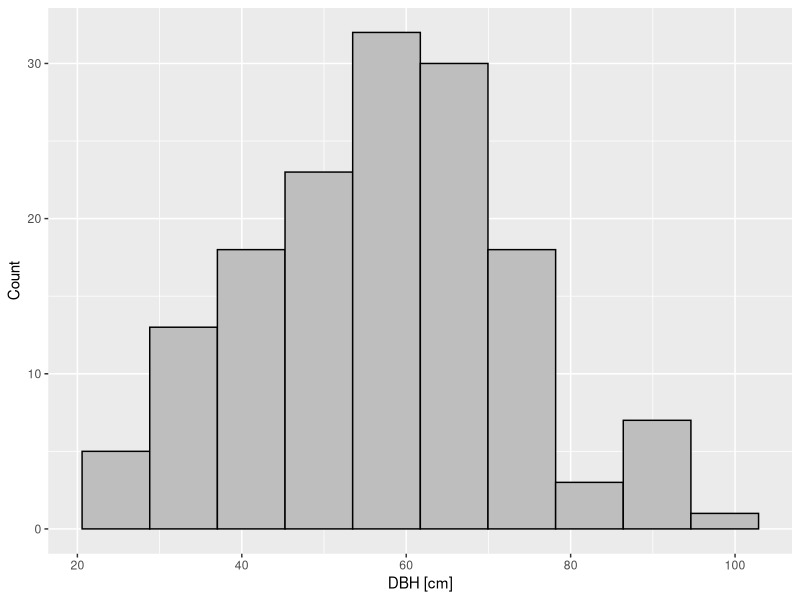
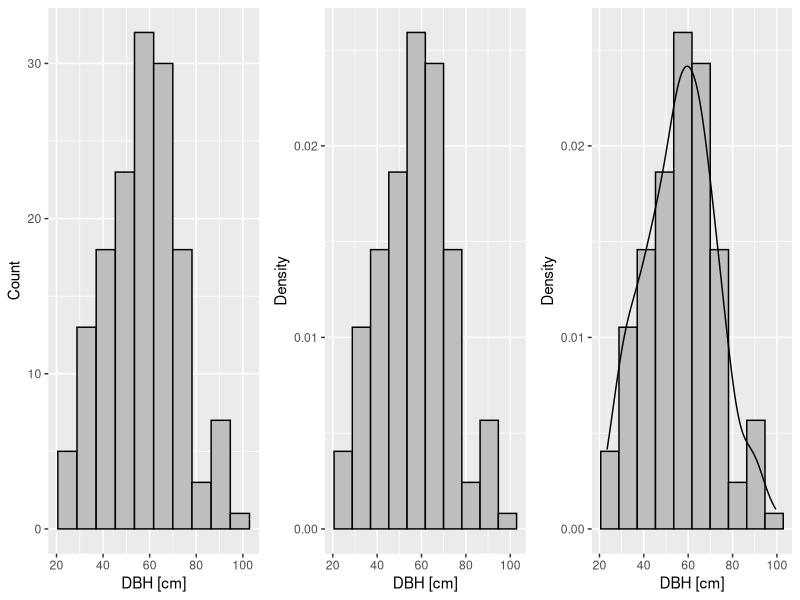
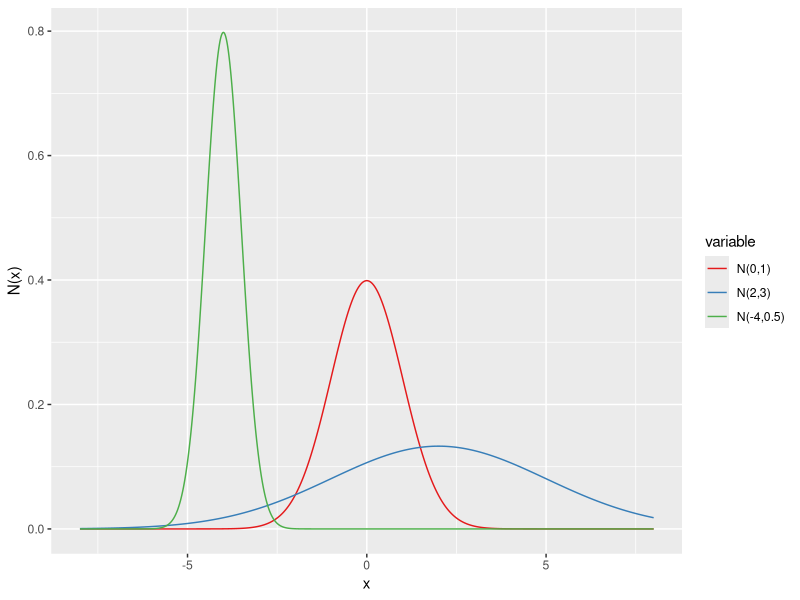
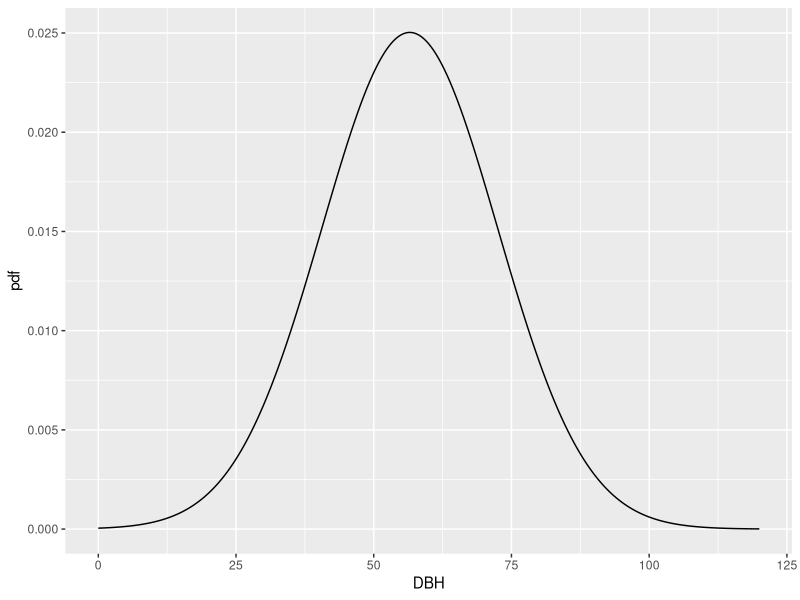
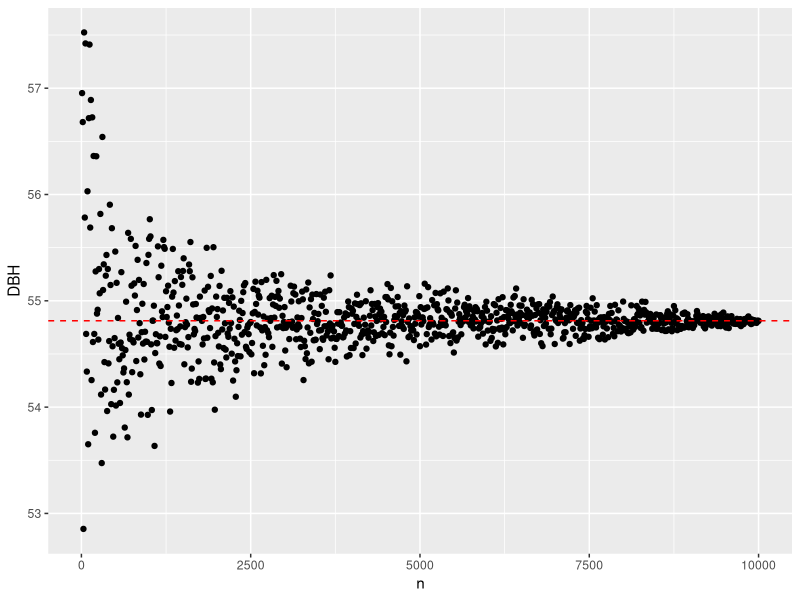
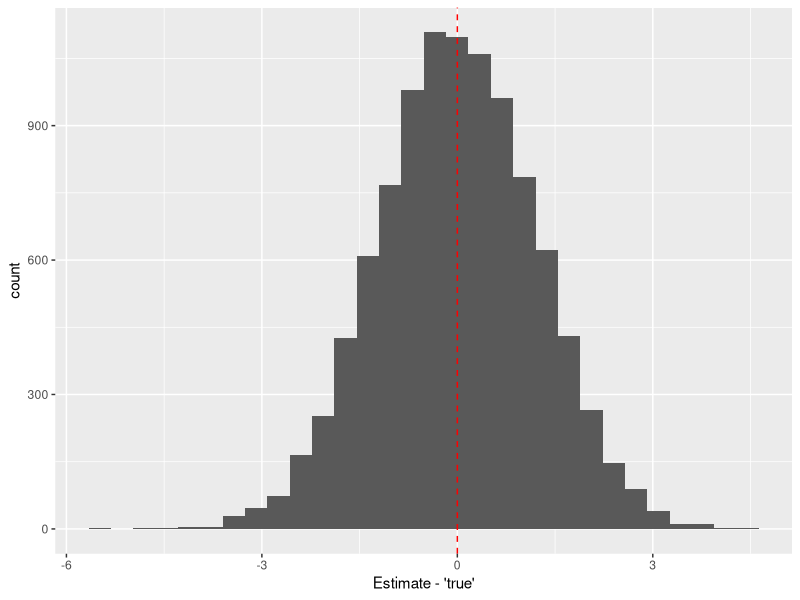

R code for these plots, in order: (Note: this script raises an error after producing the figures.)
## ---- chunk 1
library(ggplot2)
library(reshape2)
library(gridExtra)
#knitr::opts_chunk$set(dev = 'pdf')
## ---- chunk 2
set.seed(667) # One step ahead of the devil!
dbh <- data.frame(Sample = 1:150, DBH = rnorm(150, 55, 15), Forest = rep("Forest A", 150))

ggplot(dbh, aes(x = DBH)) + 
  geom_histogram(binwidth = 1 + log2(150), fill = "grey", col = "black") + 
  ylab("Count") + 
  xlab("DBH [cm]")
## ---- chunk 3

grid.arrange(
  ggplot(dbh, aes(x = DBH)) + 
  geom_histogram(binwidth = 1 + log2(150), fill = "grey", col = "black") + 
  ylab("Count") + 
  xlab("DBH [cm]"),
  
  ggplot(dbh, aes(x = DBH, y = ..density..)) + 
  geom_histogram(binwidth = 1 + log2(150), fill = "grey", col = "black") + 
  ylab("Density") + 
  xlab("DBH [cm]"),
  
  ggplot(dbh, aes(x = DBH, y = ..density..)) + 
  geom_histogram(binwidth = 1 + log2(150), fill = "grey", col = "black") + 
    geom_density() +
  ylab("Density") + 
  xlab("DBH [cm]"),
  
  ncol=3
)
## ---- chunk 4

x <- seq(-8,8,length.out=10000)

set.seed(667)

d1 <- data.frame(x=x,
                v1=dnorm(x,mean=0,sd=1),
                v2=dnorm(x,mean=2,sd=3),
                v3=dnorm(x,mean=-4,sd=0.5))
d1 <- melt(d1, id.vars="x")
d1$variable <- factor(as.character(d1$variable),labels=c("N(0,1)","N(2,3)","N(-4,0.5)"))

ggplot(d1, aes(x=x, y=value, col=variable)) +
    geom_line() +
    scale_color_brewer(palette="Set1") +
    ylab("N(x)")
## ---- chunk 5

dat <- data.frame(DBH = seq(0, 120, length.out = 1000), 
                  pdf = dnorm(seq(0, 120, length.out = 1000), mean(dbh$DBH), sd = sd(dbh$DBH)), 
                  cdf = pnorm(seq(0, 120, length.out = 1000), mean(dbh$DBH), sd = sd(dbh$DBH)))

ggplot(dat, aes(x = DBH, y = pdf)) +
  geom_line()

## ---- chunk 6

pop <- rnorm(10000, 55, 15)

x <- c()

for (i in seq(10, 10000, 10)) {
  x <- c(x, mean(sample(pop, i)))
}

ggplot(data = data.frame(n = seq(10, 10000, 10),
                         DBH = x), 
       aes(x = n, y = DBH)) +
  geom_point() +
  geom_hline(yintercept = mean(pop), col = "red", linetype = "dashed")

## ---- chunk 7

pop <- rnorm(10000, 55, 15)

x <- c()

for (i in 1:10000) {
  x <- c(x, mean(sample(pop, 150)))
}

ggplot(data = data.frame(x = x - mean(pop)), 
       aes(x = x)) +
  geom_histogram() +
  geom_vline(xintercept = 0, col = "red", linetype = "dashed") +
  xlab("Estimate - 'true'")

## ---- chunk 8
set.seed(667) # One step ahead of the devil!
dbh_repeat <- replicate(1000000, rnorm(150, 55, 15))
dbh_repeat_mean <- apply(dbh_repeat, 2, mean)
ggplot(data.frame(x = dbh_repeat_mean), aes(x = x)) + geom_histogram()
## ---- chunk 9
set.seed(667) # One step ahead of the devil!

dbh_repeat <- replicate(1000000, rnorm(150, 55, 15))
dbh_repeat_mean <- apply(dbh_repeat, 2, mean)
p1 <- ggplot(data.frame(DBH = dbh_repeat_mean), aes(x = DBH)) + geom_histogram() + xlim(40, 70)

dbh_repeat2 <- replicate(1000000, rnorm(15, 55, 15))
dbh_repeat2_mean <- apply(dbh_repeat2, 2, mean)

p2 <- ggplot(data.frame(DBH = dbh_repeat2_mean), aes(x = DBH)) + geom_histogram() + xlim(40, 70)

grid.arrange(p1, p2, ncol = 2)
## ---- chunk 10

dbh_repeat <- replicate(100, rnorm(15, 55, 15))
dbh_repeat_mean <- apply(dbh_repeat, 2, mean)
dbh_repeat_sd <- apply(dbh_repeat, 2, sd)

ggplot(data.frame(sample = 1:100, DBH = dbh_repeat_mean, ci = (dbh_repeat_sd / sqrt(15)) * 1.96),
       aes(x = sample, y = DBH)) +
  geom_point() +
  geom_errorbar(aes(ymin = DBH - ci, ymax = DBH + ci)) +
  geom_hline(yintercept = 55, linetype = "dashed", col = "red") +
  labs(title = "n = 15") +
  ylim(30, 80)

## ---- chunk 11

dbh_repeat <- replicate(100, rnorm(150, 55, 15))
dbh_repeat_mean <- apply(dbh_repeat, 2, mean)
dbh_repeat_sd <- apply(dbh_repeat, 2, sd)

ggplot(data.frame(sample = 1:100, DBH = dbh_repeat_mean, ci = (dbh_repeat_sd / sqrt(150)) * 1.96),
       aes(x = sample, y = DBH)) +
  geom_point() +
  geom_errorbar(aes(ymin = DBH - ci, ymax = DBH + ci)) +
  geom_hline(yintercept = 55, linetype = "dashed", col = "red") +
  labs(title = "n = 150") +
  ylim(30, 80)

## ---- chunk 12
x <- seq(-8,8,length.out=10000)

set.seed(667)

d1 <- data.frame(x=x,
                v1=dnorm(x,mean=0,sd=1),
                v2=dnorm(x,mean=2,sd=3),
                v3=dnorm(x,mean=-4,sd=0.5))
d1 <- melt(d1, id.vars="x")
d1$variable <- factor(as.character(d1$variable),labels=c("N(0,1)","N(2,3)","N(-4,0.5)"))

set.seed(667)

d2 <- data.frame(x=x,
                v1=pnorm(x,mean=0,sd=1),
                v2=pnorm(x,mean=2,sd=3),
                v3=pnorm(x,mean=-4,sd=0.5))
d2 <- melt(d2, id.vars="x")
d2$variable <- factor(as.character(d2$variable), labels=c("N(0,1)","N(2,3)","N(-4,0.5)"))

grid.arrange(
  ggplot(d1, aes(x=x, y=value, col=variable)) +
    geom_line() +
    scale_color_brewer(palette="Set1") +
    ylab("N(x)") +
    ggtitle("pdf\n"),
  
  ggplot(d2, aes(x=x, y=value, col=variable)) +
    geom_line() +
    scale_color_brewer(palette="Set1") +
    ylab("KumN(x)") +
    ggtitle("cdf\n"),
  
  ncol=2
)
## ---- chunk 13
n <- 10000

set.seed(667)

d1 <- data.frame(B=c(rbinom(n, 40, 0.7),
                     rbinom(n, 40, 0.5),
                     rbinom(n, 20, 0.5)),
                Parameters=c(rep("Binom(0.7,40)", length(rbinom(n, 40, 0.7))),
                            rep("Binom(0.5,40)", length(rbinom(n, 40, 0.7))),
                            rep("Binom(0.5,20)", length(rbinom(n, 40, 0.7)))))

set.seed(667)

d2 <- data.frame(x=c(1:40,1:40,1:40),
                 B=c(pbinom(1:40,40,0.7),pbinom(1:40,40,0.5),pbinom(1:40,20,0.5)),
                 Parameters=c(rep("Binom(0.7,40)", length(pbinom(1:40,40,0.7))),
                              rep("Binom(0.5,40)", length(pbinom(1:40,40,0.5))),
                              rep("Binom(0.5,20)", length(pbinom(1:40,20,0.5)))))

grid.arrange(
  
  ggplot(d1, aes(x=B, fill=Parameters)) +
  geom_bar(binwidth=1, position='dodge') +
  scale_fill_brewer(palette="Set1") +
  ylab("Binom(k)") +
  xlab("k") +
  ggtitle("pdf\n"),

  ggplot(d2, aes(x=x, y=B, col=Parameters)) +
    geom_point() +
    scale_color_brewer(palette="Set1") +
    ylab("KumBinom(k)") +
    xlab("k") +
    ggtitle("cdf\n"),
  
  ncol=2
)
## ---- chunk 14
n <- 10000

set.seed(667)

d1 <- data.frame(P=c(rpois(n, 2),
                     rpois(n, 4),
                     rpois(n, 10)),
                Parameters=c(rep("Pois(0.7,40)", length(rpois(n, 2))),
                            rep("Pois(0.5,40)", length(rpois(n, 4))),
                            rep("Pois(0.5,20)", length(rpois(n, 10)))))

set.seed(667)

d2 <- data.frame(x=c(1:20,1:20,1:20),
                 P=c(ppois(1:20,2),ppois(1:20,4),ppois(1:20,10)),
                 Parameters=c(rep("Pois(2)", length(ppois(1:20,2))),
                              rep("Pois(4)", length(ppois(1:20,4))),
                              rep("Pois(10)", length(ppois(1:20,10)))))

grid.arrange(
  
  ggplot(d1, aes(x=P, fill=Parameters)) +
  geom_bar(binwidth=1, position='dodge') +
  scale_fill_brewer(palette="Set1") +
  ylab("Pois(k)") +
  xlab("k") +
  ggtitle("Verteilungsfunktion\n"),

  ggplot(d2, aes(x=x, y=P, col=Parameters)) +
    geom_point() +
    scale_color_brewer(palette="Set1") +
    ylab("KumPois(k)") +
    xlab("k") +
    ggtitle("Kummulative Verteilungsfunktion\n"),
  
  ncol=2
)
## ---- chunk 15
x <- seq(0,10,length.out=10000)

set.seed(667)

d1 <- data.frame(x=x,
                v1=dlnorm(x,mean=1,sd=1),
                v2=dlnorm(x,mean=1,sd=0.5),
                v3=dlnorm(x,mean=1,sd=0.25))
d1 <- melt(d1, id.vars="x")
d1$variable <- factor(as.character(d1$variable),labels=c("LN(1,1)","LN(1,0.5)","LN(1,0.25)"))

set.seed(667)

d2 <- data.frame(x=x,
                v1=plnorm(x,mean=1,sd=1),
                v2=plnorm(x,mean=1,sd=0.5),
                v3=plnorm(x,mean=1,sd=0.25))
d2 <- melt(d2, id.vars="x")
d2$variable <- factor(as.character(d2$variable), labels=c("LN(1,1)","LN(1,0.5)","LN(1,0.25)"))

grid.arrange(
  ggplot(d1, aes(x=x, y=value, col=variable)) +
    geom_line() +
    scale_color_brewer(palette="Set1") +
    ylab("N(x)") +
    ggtitle("Verteilungsfunktion\n"),
  
  ggplot(d2, aes(x=x, y=value, col=variable)) +
    geom_line() +
    scale_color_brewer(palette="Set1") +
    ylab("KumN(x)") +
    ggtitle("Kumulative Verteilungsfunktion\n"),
  
  ncol=2
)

## ---- chunk 16
dbh2 <- data.frame(Sample = 1:150, DBH = rnorm(150, 48, 15), Forest = rep("Forest B", 150))

ggplot(rbind(dbh, dbh2), aes(x = factor(Forest), y = DBH)) + 
  geom_boxplot() +  
  xlab("")
## ---- chunk 17
x <- seq(-6,6,length.out=10000)

set.seed(667)

d1 <- data.frame(x=x,
                v1=dt(x,1),
                v2=dt(x,4),
                v3=dt(x,10))
d1 <- melt(d1, id.vars="x")
d1$variable <- factor(as.character(d1$variable),labels=c("STUT(1)","STUT(4)","STUT(10)"))

set.seed(667)

d2 <- data.frame(x=x,
                v1=pt(x,1),
                v2=pt(x,4),
                v3=pt(x,10))
d2 <- melt(d2, id.vars="x")
d2$variable <- factor(as.character(d2$variable), labels=c("STUT(1)","STUT(4)","STUT(10)"))

grid.arrange(
  ggplot(d1, aes(x=x, y=value, col=variable)) +
    geom_line() +
    scale_color_brewer(palette="Set1") +
    ylab("STUT(x)") +
    ggtitle("pdf\n"),
  
  ggplot(d2, aes(x=x, y=value, col=variable)) +
    geom_line() +
    scale_color_brewer(palette="Set1") +
    ylab("KumSTUT(x)") +
    ggtitle("cdf\n"),
  
  ncol=2
)
## ---- chunk 18

nitrate <- data.frame(A = rnorm(100000, 15, 5),
                      B = rnorm(100000, 15.5, 5))
nitrate_plot <- melt(nitrate)
ggplot(nitrate_plot, aes(x = variable, y = value)) +
  geom_boxplot() +
  labs(x = "Catchment", y = expression(paste("Nitrate [mg L"^-1*"]")))
## ---- chunk 19
x <- seq(0,4,length.out=1000)

set.seed(667)

d1 <- data.frame(x=x,
                v1=df(x,2,2),
                v2=df(x,2,5),
                v3=df(x,10,10),
                v4=df(x,10,5))
d1 <- melt(d1, id.vars="x")
d1$variable <- factor(as.character(d1$variable),labels=c("F(2,2)","F(2,5)","F(10,10)","F(10,5)"))

set.seed(667)

d2 <- data.frame(x=x,
                v1=pf(x,2,2),
                v2=pf(x,2,5),
                v3=pf(x,10,10),
                v4=pf(x,10,5))
d2 <- melt(d2, id.vars="x")
d2$variable <- factor(as.character(d2$variable), labels=c("F(2,2)","F(2,5)","F(10,10)","F(10,5)"))

grid.arrange(
  ggplot(d1, aes(x=x, y=value, col=variable)) +
    geom_line() +
    scale_color_brewer(palette="Set1") +
    ylab("F(x)") +
    ggtitle("pdf\n"),
  
  ggplot(d2, aes(x=x, y=value, col=variable)) +
    geom_line() +
    scale_color_brewer(palette="Set1") +
    ylab("KumF(x)") +
    ggtitle("cdf\n"),
  
  ncol=2
)
## ---- chunk 20
set.seed(665)

dbh$Height <- unlist(lapply(dbh$DBH*1.3+40, function(x)rnorm(1, x, sd = 15)))

ggplot(dbh, aes(x = DBH, y = Height)) +
  geom_point() +
  ylim(50, 200)
## ---- chunk 21
x <- runif(100,1,15)
a <- 0.8*x+rnorm(100,0,3)
b <- -0.8*x+rnorm(100,0,4)
c <- (x^6)/1000000+seq(0,2,length.out=100)+rnorm(100,0,0.5)
d <- rep(10,100)+rnorm(100,0,0.5)
e <- x+rnorm(100,0,0.1)
f <- runif(100,1,15)

cor <- melt(data.frame(x,a,b,c,d,e,f), id.vars="x")
cor$r <- NA

for(i in unique(cor$variable)){
  cor[which(cor$variable==i),"r"] <- paste0("r=",round(cor(cor[which(cor$variable==i),"value"],cor[which(cor$variable==i),"x"]),2))
}

ggplot(cor, aes(x=x, y=value)) + 
  geom_point() +
  geom_smooth(se=FALSE, col="red", method="lm") +
  facet_wrap(~r, scales="free") +
  ylab("y")
